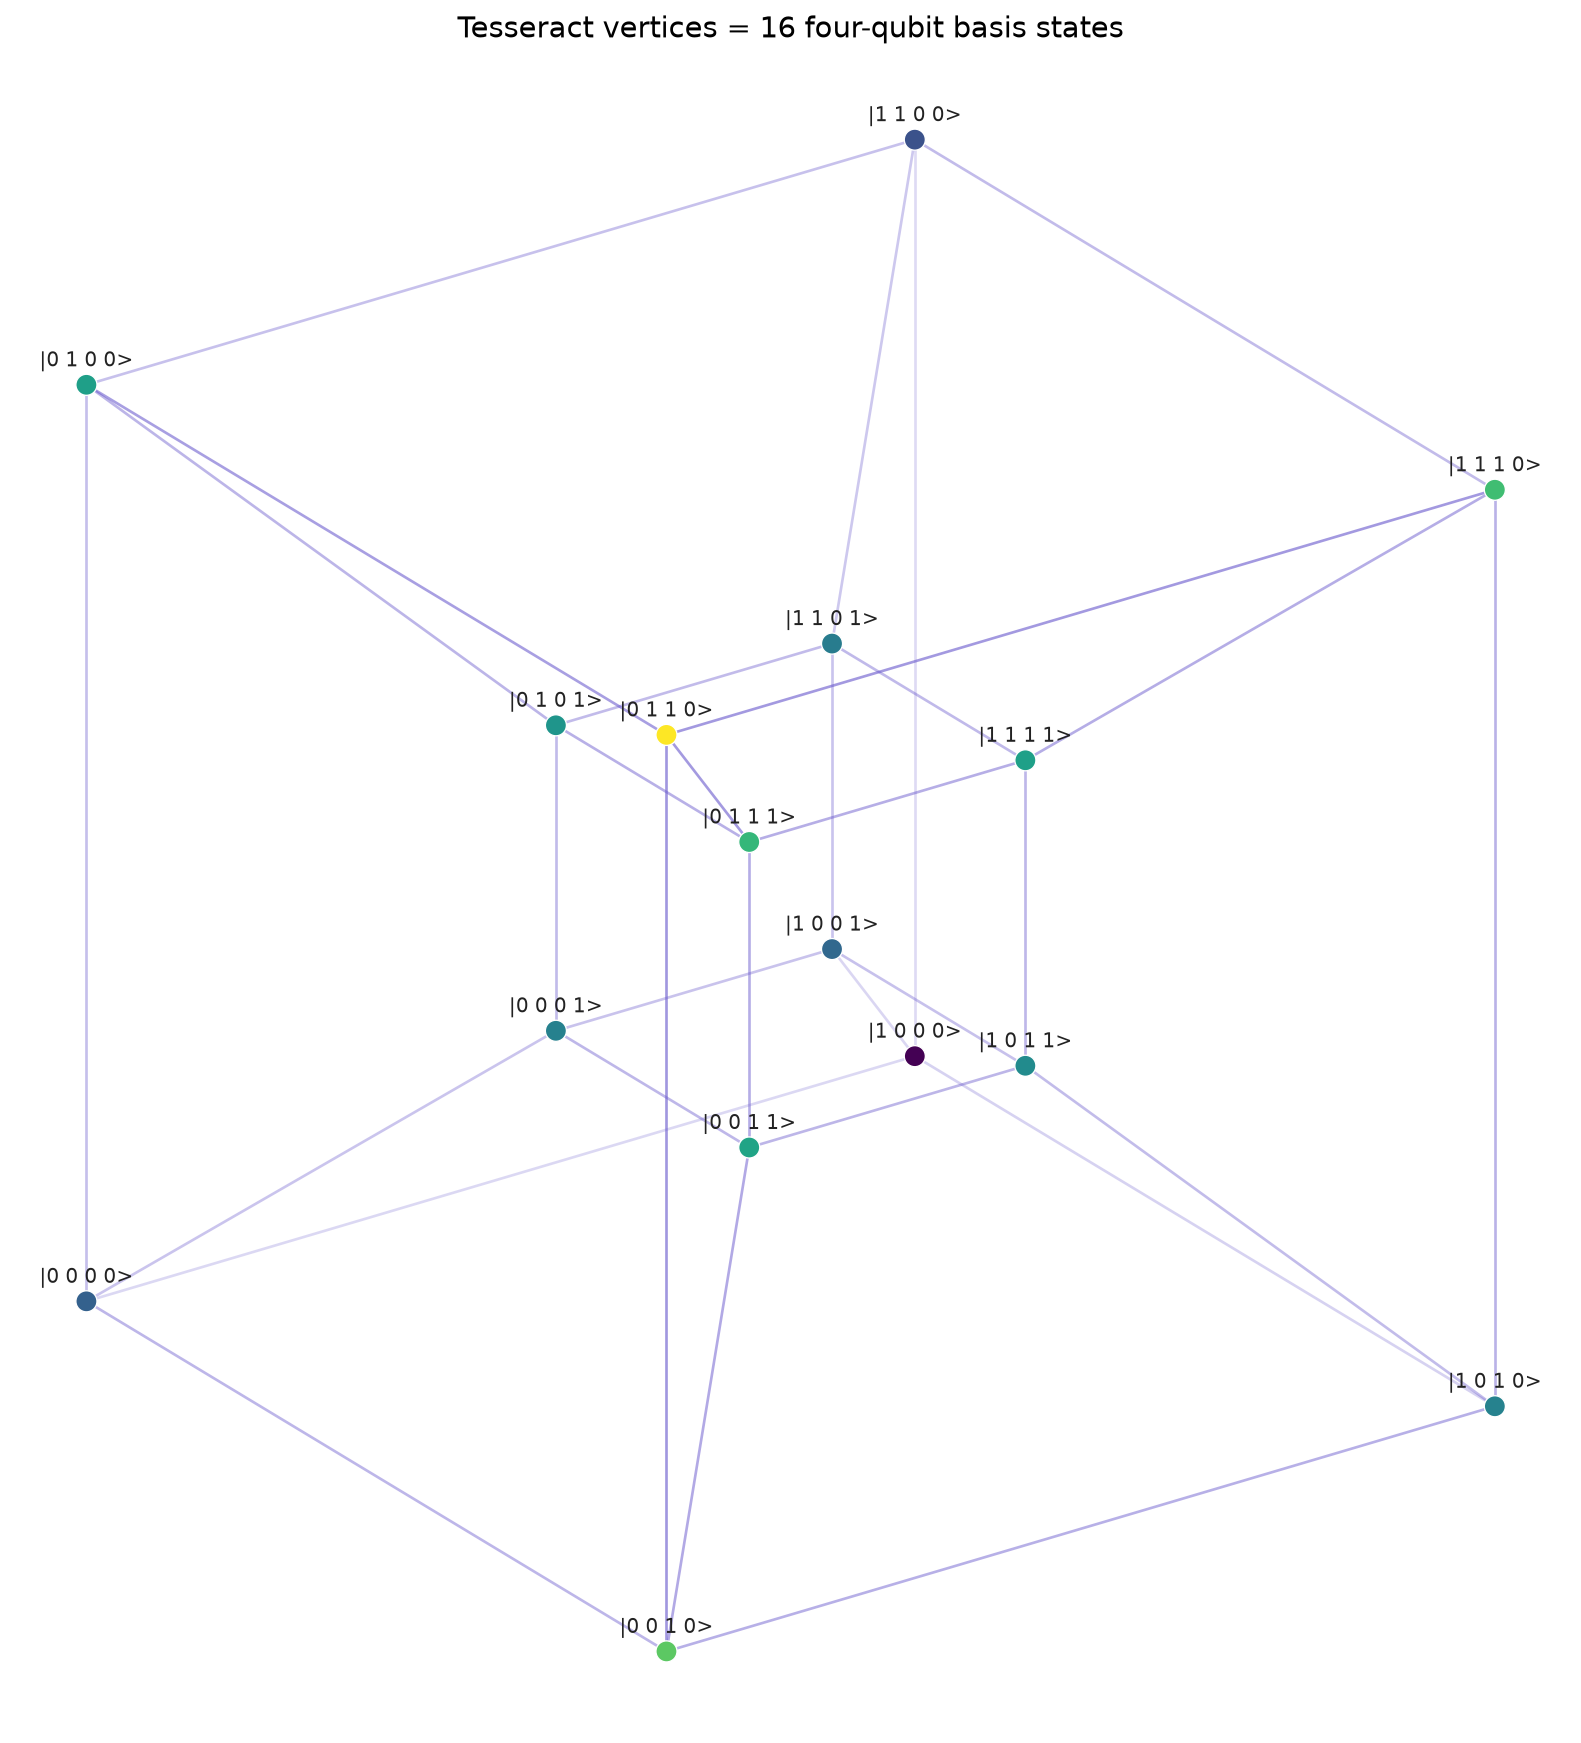

This chart was generated by the following Python code:
#!/usr/bin/env python3
"""Tesseract projection with 4-qubit basis-state labels."""
import numpy as np
import matplotlib.pyplot as plt
from itertools import product

verts = np.array(list(product([-1.0, 1.0], repeat=4)))

def project(v):
    x, y, z, w = v
    s = 2.0 - w
    return np.array([x * s, y * s, z * s])

pts3 = np.array([project(v) for v in verts])

def view2d(p):
    a, b = np.radians(25), np.radians(35)
    R = np.array([
        [np.cos(b), 0, np.sin(b)],
        [np.sin(a)*np.sin(b), np.cos(a), -np.sin(a)*np.cos(b)],
        [-np.cos(a)*np.sin(b), np.sin(a), np.cos(a)*np.cos(b)],
    ])
    q = R @ p
    return q[0], q[1], q[2]

scr = np.array([view2d(p) for p in pts3])
xs, ys, zs = scr.T

edges = []
for i, vi in enumerate(verts):
    for j, vj in enumerate(verts):
        if i < j and np.sum(vi != vj) == 1:
            edges.append((i, j))

def qlabel(v):
    bits = ["1" if c > 0 else "0" for c in v]
    return "|" + " ".join(bits) + ">"

fig, ax = plt.subplots(figsize=(11, 11))
for i, j in edges:
    d = (zs[i] + zs[j]) / 2
    alpha = 0.15 + 0.55 * (d - zs.min()) / (zs.max() - zs.min() + 1e-9)
    ax.plot([xs[i], xs[j]], [ys[i], ys[j]], color="slateblue",
            alpha=alpha, lw=1.2, zorder=1)

ax.scatter(xs, ys, s=90, c=zs, cmap="viridis", zorder=3, edgecolors="white", linewidths=0.6)

for i in range(len(verts)):
    ax.text(xs[i], ys[i] + 0.08, qlabel(verts[i]),
            ha="center", va="bottom", fontsize=9, color="#222222", zorder=4)

ax.set_aspect("equal")
ax.axis("off")
ax.set_title("Tesseract vertices = 16 four-qubit basis states", fontsize=13, pad=12)
plt.tight_layout()
plt.savefig("tesseract_qubits.png", dpi=160, bbox_inches="tight", facecolor="white")
plt.show()
print("saved tesseract_qubits.png")
print("16 vertices, 32 edges")
for v in verts:
    print(qlabel(v), "->", np.round(project(v), 2))
